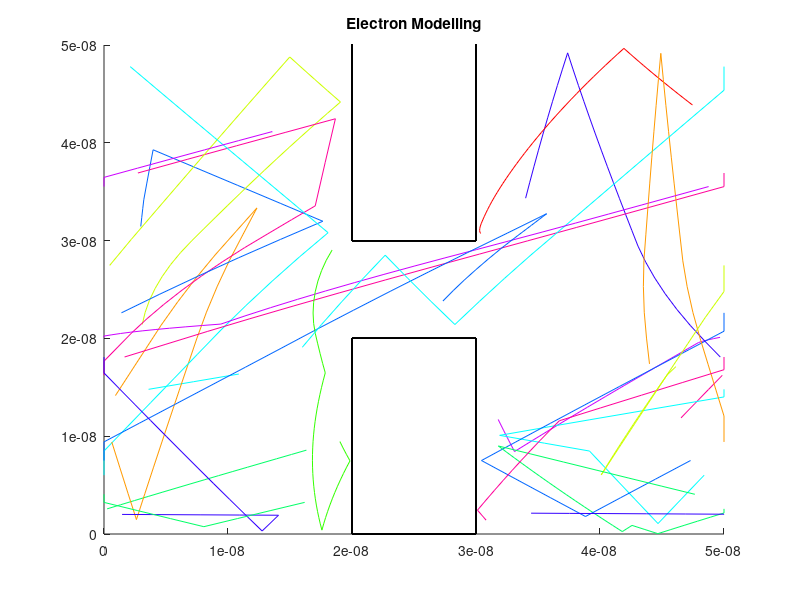
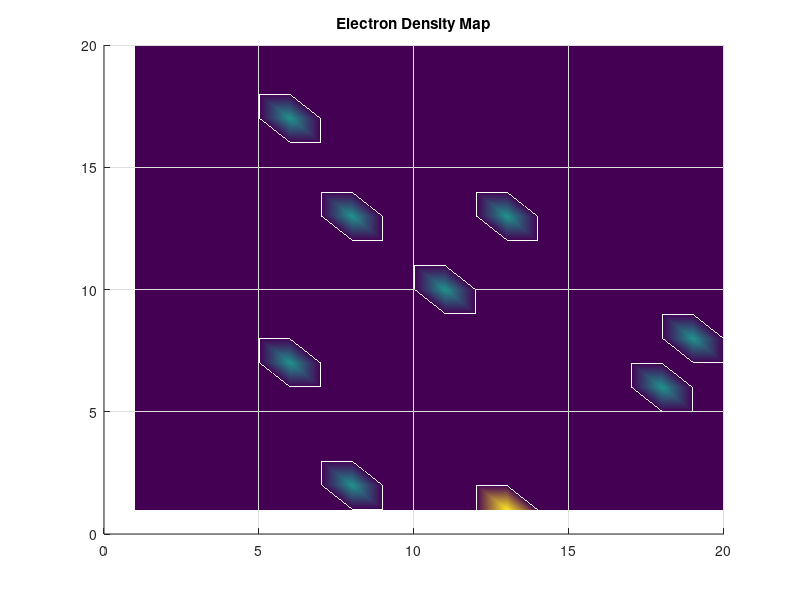

MATLAB code to generate these figures, in order:
%% Assignment 3: Part 3
%
% The Finite Difference method was then used to calculate the the potential
% within a region with a bottle neck inserted. The same approach was taken
% in assignment 2 part 2. As well, the bottle necked regions were applied in the form of rectangles that the particles could no longer travel through.
% This program was created in Assignment 1 part 3 and modified in the code below. The simluation results can be found below. 

close all;
clear;

Sigma = 1;

nx = 50;
ny = 50;

G = sparse (nx*ny, nx*ny);
B = zeros(1, nx*ny);

cMap = zeros (nx, ny);

%Loop to assign Conductivity
for i = 1:nx
    for j = 1:ny
        if ((i>=0.4*nx) && (i<=0.6*nx) && (j<=0.4*ny)) || ((i>=0.4*nx) && (i<=0.6*nx) && (j>=0.6*ny))
            cMap(i,j) = .01;
        else
            cMap(i,j) = Sigma;
        end   
    end
end

for i = 1:nx
    for j = 1:ny
        n = j + (i-1)*ny;
        
        if i == 1
            G(n, :) = 0;
            G(n, n) = 1;
            B(n)    = 1;
        elseif i == nx
            G(n, :) = 0;
            G(n, n) = 1;
        elseif j == 1
            nxm = j + (i - 2)*ny;
            nxp = j + (i)*ny;
            nyp = j + 1 + (i - 1)*ny;
            
            rxm = (cMap(i,j) + cMap(i - 1, j))/2;
            rxp = (cMap(i,j) + cMap(i + 1, j))/2;
            ryp = (cMap(i,j) + cMap(i, j + 1))/2;
            
            G(n, n) = -(rxm + rxp + ryp);
            G(n, nxm) = rxm;
            G(n, nxp) = rxp;
            G(n, nyp) = ryp;
            
        elseif j == ny
            nxm = j + (i - 2)*ny;
            nxp = j + (i)*ny;
            nym = j - 1 + (i - 1)*ny;
            
            rxm = (cMap(i,j) + cMap(i - 1, j))/2;
            rxp = (cMap(i,j) + cMap(i + 1, j))/2;
            rym = (cMap(i,j) + cMap(i, j - 1))/2;
        
            G(n, n) = -(rxm + rxp + rym);
            G(n, nxm) = rxm;
            G(n, nxp) = rxp;
            G(n, nym) = rym;
            
        else
            
            nxm = j + (i - 2)*ny;
            nxp = j + (i)*ny;
            nym = j - 1 + (i - 1)*ny;
            nyp = j + 1 + (i - 1)*ny;
            
            rxm = (cMap(i,j) + cMap(i - 1, j))/2;
            rxp = (cMap(i,j) + cMap(i + 1, j))/2;
            rym = (cMap(i,j) + cMap(i, j - 1))/2;
            ryp = (cMap(i,j) + cMap(i, j + 1))/2;
        
            G(n, n) = -(rxm + rxp + ryp + rym);
            G(n, nxm) = rxm;
            G(n, nxp) = rxp;
            G(n, nym) = rym;
            G(n, nyp) = ryp;
            
        end
        
    end
    
end

V = G\B';

vMap = zeros(nx,ny);
for i=1:nx
    for j=1:ny
        n = j + (i - 1)*ny;
        vMap(i,j) = V(n);
    end
end

vMap_T = vMap';

[Ex, Ey] = gradient(-vMap_T);
EX = Ex/5E-8;
EY = Ey/5E-8;

%% 
% Part 2, Add collisions with MFP
% constants
T = 300; % temperature in Kelvin
m0 = 9.11E-31;
mn = 0.26*m0;
kb = 1.38E-23;
vth = sqrt((2*kb*T)/mn);
q = 1.602E-19;

%region limits
xlim = 50E-9;
ylim = 50E-9;
x_low_lim = 0.4*xlim;
x_high_lim = 0.6*xlim;
y_low_lim = 0.4*ylim;
y_high_lim = 0.6*ylim;

force_x = EX * q;
force_y = EY * q;
a_x = force_x/mn;
a_y = force_y/mn;

voltage = 0.8;
efield = voltage/xlim;
force = efield*1.602E-19;
a = force/mn;

%%
% The Monte Carlo simulation was then recreated, taking into account how
% the electric field would act upon each particle. The velocity of each
% particle, specifically in the x-direction, takes into account the
% acceleration caused by the added electric field. The Results can be found
% in the plot below.

num_particles = 10;
%initialize all of the particles
% 1 - x
% 2 - y
% 3 - direction (angle)
% 4 - vth
% 5 - vx
% 6 - vy

particle_vector = zeros(num_particles, 6);

%past position matrix for creating a line plot
past_position = zeros(num_particles, 2);

%Setting up the timing for the plot
%time step should be smaller than 1/100 of region size
time_step = 1E-14;
total_time = time_step * 50;
number_steps = total_time/time_step;
colour = hsv(num_particles);
time = 0;
l = 0;

%Temperature 
temp = zeros(number_steps, 1);

%Used for plotting temperature
time_array = zeros(number_steps, 1);

%for histogram
velocity_array = zeros((number_steps*num_particles), 1);

%scatter function
Pscat = 1 - exp((-time_step)/(0.2E-12));

%variables to calculate time between collisions
%collision_time = zeros (number_steps, 1);
temp_avg = 0;

%loop to assign an initial position and fixed velocity
for i=1:1:num_particles
    %loop assigning the matrix
    for j=1:1:4
        if (j==1)
            %random x position
            particle_vector(i, j) = xlim*(rand(1));
        elseif (j==2)
            %random y position
            particle_vector(i, j) = ylim*(rand(1));
        end 
        
        while ((particle_vector(i, 1) >= x_low_lim) && (particle_vector(i, 1) <= x_high_lim) && (particle_vector(i, 2) >= y_high_lim))||((particle_vector(i, 1) >= x_low_lim) && (particle_vector(i, 1) <= x_high_lim) && (particle_vector(i, 2) <= y_low_lim) && particle_vector(i, 2)~= 0)
              particle_vector(i, 1) = xlim*(rand(1));
              particle_vector(i, 2) = ylim*(rand(1));
        end
        
        if (j==3)
            %random direction
            particle_vector(i, j) = 2*(pi)*(rand(1));
        elseif (j==4)
            %PART 2: Velocity is now random
            %Use Maxwell Boltzman Distrubution
            Vx = randn();
            Vy = randn();
            V_TH = vth*sqrt(Vx^2 + Vy^2);
            particle_vector(i, j) = V_TH;
            particle_vector(i, 5) = particle_vector(i, 4).*cos(particle_vector(i, 3));
            particle_vector(i, 6) = particle_vector(i, 4).*sin(particle_vector(i, 3));
            %particle_vector(i, j) = sqrt(Vx^2 + Vy^2);
            %particle_vector(i, j) = randn()*vth;
        end
    end
end
collision_counter = 0;
%loop that updates particles position with respect to each time step
for m=0:time_step:total_time
   temp_avg = 0;
   l = l+1; 
    
    %for loop to update each particle
    for n=1:1:num_particles
        
        %handle all of the boundary conditions
        %x boudary conditions - particle jumps to other side
        if (particle_vector(n, 1)>=xlim)
            particle_vector(n, 1) = 0;
            past_position(n, 1) = 0;
        elseif (particle_vector(n, 1) <= 0)
            particle_vector(n, 1) = xlim;
            past_position(n, 1) = xlim;
        end
        
        if (particle_vector(n, 1)<0)
            particle_vector(n, 1) = 0;
        end
        
        
        this = particle_vector(n,6)*time_step;
        particle_vector(n,2) + particle_vector(n,6)*time_step;
        %y boundary conditions - particle reflects at the same angle
        if (((particle_vector(n,2) + particle_vector(n,6)*time_step)>= ylim) || ((particle_vector(n, 2) + particle_vector(n,6)*time_step)<= 0))
            particle_vector(n, 6) = - particle_vector(n, 6);
        end
        
        if (Pscat > rand())
           %then particle scatters (new direction and velocity)
           %assign random direction
           particle_vector(n, 3) = rand()*2*pi;
           %assign new velocity THIS IS USES GAUSSIAN - USE MAXWELL BOLTZMAN         
           
            Vx = randn();
            Vy = randn();
            V_TH = vth*sqrt(Vx^2 + Vy^2);
            particle_vector(n, 4) = V_TH;
            particle_vector(n, 5) = particle_vector(n, 4).*cos(particle_vector(n, 3));
            particle_vector(n, 6) = particle_vector(n, 4).*sin(particle_vector(n, 3));           
        end

         next_x = (particle_vector(n,1) + particle_vector(n,5)*time_step);
         next_y = (particle_vector(n,2) + particle_vector(n,6)*time_step);
      
         %x low case
         if (particle_vector(n, 1) < x_low_lim && ((next_x) > x_low_lim) && ((next_y >= y_high_lim)||(next_y <= y_low_lim)))
                    particle_vector(n, 5) = - particle_vector(n, 5);
%         x high case
         elseif (next_x <= x_high_lim && particle_vector(n, 1) > x_high_lim && ((next_y >= y_high_lim)||( next_y <= y_low_lim)))
                    particle_vector(n, 5) = - particle_vector(n, 5);
         %y high case
         elseif (next_y >= y_high_lim && next_x >= x_low_lim && next_x <= x_high_lim)
                 particle_vector(n, 6) = - particle_vector(n, 6);  
%        %y low case
         elseif ((next_y <= y_low_lim) && (next_x >= x_low_lim && next_x <= x_high_lim && particle_vector(n, 2) >=(y_low_lim)))
            particle_vector(n, 6) = - particle_vector(n, 6);
         end
        
        %create the plot
        if (m~=0)
            figure(1)
            plot([past_position(n, 1),particle_vector(n, 1)],[past_position(n, 2), particle_vector(n, 2)], 'color', colour(n, :));
            axis([0 xlim 0 ylim]);
            rectangle('Position',[x_low_lim 0 (x_high_lim - x_low_lim) y_low_lim]);
            rectangle('Position',[x_low_lim y_high_lim (x_high_lim - x_low_lim) ylim]);
        end
        
        %velocity_array((l*n), 1) = particle_vector(n, 4);
        %temp_avg = temp_avg + (((particle_vector(n,4))^2)*mn)/(2*kb);
            
    end
    
    
    %set past position equal to current position
    past_position (:, 1) = particle_vector(:, 1);
    past_position (:, 2) = particle_vector(:, 2);

    %account for the electric field 
    for i = 1:(num_particles)
        position_x = particle_vector(i, 1)*(1E9);
        position_y = particle_vector(i, 2)*(1E9);
        x_pos = round(position_x);
        y_pos = round(position_y);
        
        if (y_pos == 0)
            y_pos = 1;
        elseif (y_pos < 0)
            y_pos = -1 * y_pos;
        end
        
        if (y_pos > ylim*1E9)
            y_pos = ylim*1E9;
        end
        
        if (x_pos == 0)
            x_pos = 1;
        elseif (x_pos < 0)
            x_pos = -1 * x_pos;
        end
        
        if(x_pos > xlim*1E9)
            x_pos = xlim*1E9;
        end
        
        particle_vector(i,5) = particle_vector(i,5) + a_x(x_pos, y_pos)*time_step;
        particle_vector(i,6) = particle_vector(i,6) + a_y(x_pos, y_pos)*time_step;
    end
    
    particle_vector(:,1) = particle_vector(:,1) + particle_vector(:, 5).*time_step;
    particle_vector(:,2) = particle_vector(:,2) + particle_vector(:, 6).*time_step;
    
    title 'Electron Modelling';
    hold on;
    pause(0.01);
    
    time = time + time_step;
    time_array(l, 1) = time;

end

%%
% A temperature density map was then created using the same methods used in
% part 1 of the assignment. One may note that, at the end of the simulation, 
% the majority of electrons are on the left hand side of the blocks. This
% is not suprising given the electric field created. If one refers back to
% part 2 of the lab where the potential map was created, one side is on a
% much high potential. It is therefore logical that the electrons would
% clutter around that side. The electron density map can be found below.
% Note that if the simulation were to continue for a longer duration, the
% results would be even more prominent. 

elec_density = zeros(20,20);
sizeparticle = size(particle_vector);

for Xc=1:20
    for Yc = 1:20
        for count = 1:sizeparticle
           if((particle_vector(count, 1)<=((Xc/20)*xlim))&&(particle_vector(count, 1)>(((Xc - 1)/20)*xlim)))
                if((particle_vector(count, 2)<=((Yc/20)*ylim))&&(particle_vector(count, 2)>(((Yc - 1)/20)*ylim)))
                    elec_density(Xc,Yc) = elec_density(Xc,Yc) + 1;
                end
           end
        end
    end
end
ELEC_density = elec_density';


figure(2)
[X, Y] = meshgrid(1:1:50,1:1:50);
%scatter(particle_vector(:,1),particle_vector(:,2), 'r', 'filled');
surf(ELEC_density)
shading interp
title('Electron Density Map');
view(0,90);



%%
% This assignemnt monitored particles movement and position when in a
% constant electric field defined by a bottle neck. The particles movement
% was based on this electric field. However, this could improved to be more
% realistic by considering each particle as a charge. Using this analagy,
% each particle would effect eachothers motion which would lead to a much
% more realistic simulation. 






